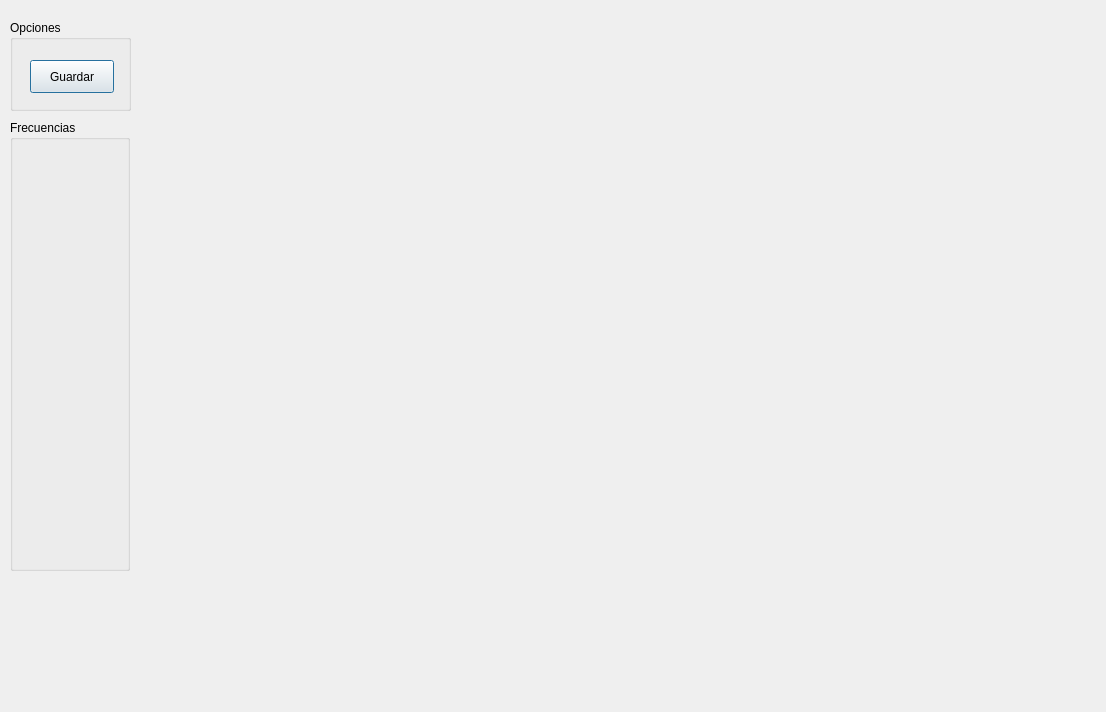
<?xml version="1.0" encoding="UTF-8"?>
<ui version="4.0">
 <class>ViewBoundReun</class>
 <widget class="QDialog" name="ViewBoundReun">
  <property name="geometry">
   <rect>
    <x>0</x>
    <y>0</y>
    <width>1106</width>
    <height>712</height>
   </rect>
  </property>
  <property name="windowTitle">
   <string>Dialog</string>
  </property>
  <widget class="QCustomPlot" name="diagrama" native="true">
   <property name="geometry">
    <rect>
     <x>140</x>
     <y>10</y>
     <width>961</width>
     <height>691</height>
    </rect>
   </property>
  </widget>
  <widget class="QGroupBox" name="opciones">
   <property name="geometry">
    <rect>
     <x>10</x>
     <y>20</y>
     <width>121</width>
     <height>91</height>
    </rect>
   </property>
   <property name="title">
    <string>Opciones</string>
   </property>
   <widget class="QPushButton" name="guardar">
    <property name="geometry">
     <rect>
      <x>20</x>
      <y>40</y>
      <width>84</width>
      <height>33</height>
     </rect>
    </property>
    <property name="text">
     <string>Guardar</string>
    </property>
   </widget>
  </widget>
  <widget class="QGroupBox" name="frecuencias">
   <property name="geometry">
    <rect>
     <x>10</x>
     <y>120</y>
     <width>120</width>
     <height>451</height>
    </rect>
   </property>
   <property name="title">
    <string>Frecuencias</string>
   </property>
  </widget>
 </widget>
 <customwidgets>
  <customwidget>
   <class>QCustomPlot</class>
   <extends>QWidget</extends>
   <header location="global">qcustomplot.h</header>
   <container>1</container>
  </customwidget>
 </customwidgets>
 <resources/>
 <connections/>
</ui>
